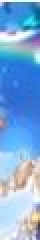
#> input picture genshin script/cap1/capcheck.jpg, 20 x 120 px (shown 2 times larger); its folder holds only this picture in this run
$ python -i imageTools.py   (imports and definitions only)
#> lines starting #> are read from the running program, lines starting #| are printed output that depends on the picture; after the words box and inside, x2 and y2 are one past the last pixel; in counts of white or black regions, pixels touching at a corner belong together
#> in finalDirFinder, checkimg1 is the input picture: PIL image 20x120 RGB; mean R, G, B 125.2, 171, 218.8
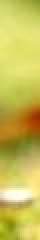
#> input picture genshin script/process/check.jpg, 20 x 120 px (shown 2 times larger)
#> in finalDirFinder, checkimg2 is the input picture: PIL image 20x120 RGB; mean R, G, B 199.8, 189.6, 86.5
from PIL import Image, ImageChops


# [48 lines left out: function pixelSearch, not called in this run]

def imageDiff(checkimage1, checkimage2):
    utilityImage1 = ImageChops.difference(checkimage1, checkimage2)
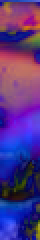
#> utilityImage1: PIL image 20x120 RGB (shown 2 times larger); mean R, G, B 83.6, 52.2, 132.6
    utilityImage2 = ImageChops.difference(checkimage1, checkimage1)
#> utilityImage2: PIL image 20x120 RGB; every value is 0

    resImage1 = utilityImage1.convert("L")
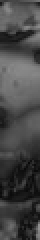
#> resImage1: PIL image 20x120 L (shown 2 times larger); min 8, max 145, mean 70.8
    resImage2 = utilityImage2.convert("L")
#> resImage2: PIL image 20x120 L; every value is 0

    threshold = 23
    finalImage1 = resImage1.point(
        lambda x: 255 if x > threshold else 0
    )
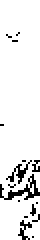
#> finalImage1: PIL image 20x120 L (shown 2 times larger); 91.7% white; black in thin lines or dots, all inside (x1, y1, x2, y2) = (0, 16, 20, 120)
    finalImage2 = resImage2.point(
        lambda x: 255 if x > threshold else 0
    )

    if finalImage1.getbbox() == finalImage2.getbbox():
        return True
    else:
        return False

def finalDirFinder():
    dir1 = 'genshin script/cap'
    global finaldir
    for i in range(1, 9):
        checkimg1 = Image.open(dir1 + str(i) + '/capcheck.jpg')
        checkimg2 = Image.open('genshin script/process/check.jpg')

        if imageDiff(checkimg1, checkimg2):
            finaldir = dir1 + str(i) + '/'
            break
#> (the run stopped early here; a loop or call above may not have finished)
